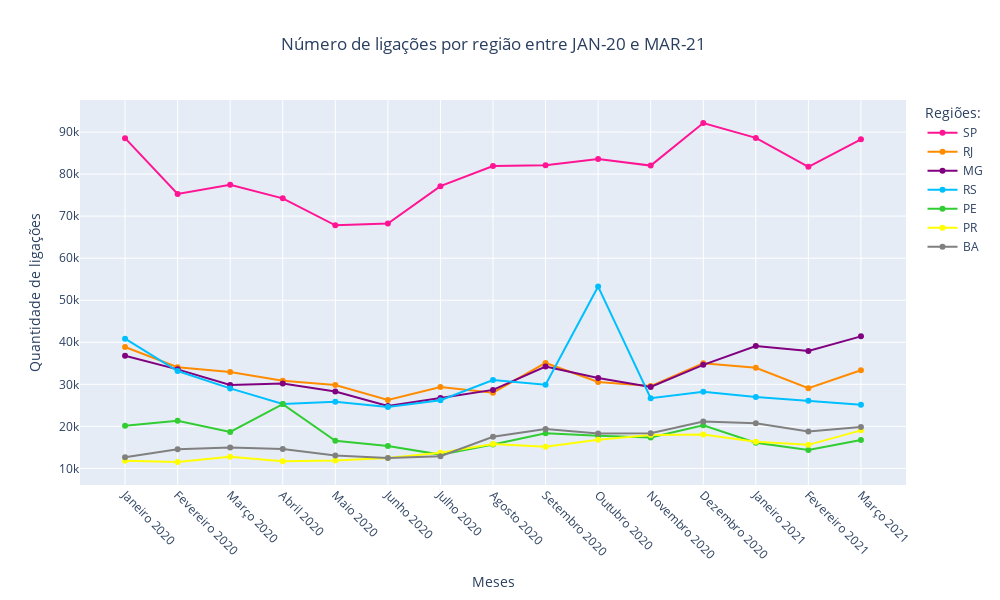

Write notebook code for a chart like this one.
### Code cell
# Gráfico 5 

SP= go.Scatter(x=dados_cvv['mes_ano'], y=dados_cvv['nsp'],
                    mode='lines+markers',
                    name='SP', line = dict(color='deeppink', width=2))
RJ= go.Scatter(x=dados_cvv['mes_ano'], y=dados_cvv['nrj'],
                    mode='lines+markers',
                    name='RJ', line = dict(color='darkorange', width=2))
MG= go.Scatter(x=dados_cvv['mes_ano'], y=dados_cvv['nmg'],
                    mode='lines+markers',
                    name='MG', line = dict(color='purple', width=2))                    
RS= go.Scatter(x=dados_cvv['mes_ano'], y=dados_cvv['nrs'],
                    mode='lines+markers',
                    name='RS', line = dict(color='deepskyblue', width=2))
PE= go.Scatter(x=dados_cvv['mes_ano'], y=dados['npe'],
                    mode='lines+markers',
                    name='PE', line = dict(color='limegreen', width=2))
PR= go.Scatter(x=dados_cvv['mes_ano'], y=dados_cvv['npr'],
                    mode='lines+markers',
                    name='PR', line = dict(color='yellow', width=2))
BA= go.Scatter(x=dados_cvv['mes_ano'], y=dados_cvv['nba'],
                    mode='lines+markers',
                    name='BA', line = dict(color='gray', width=2))
data= [SP, RJ, MG, RS, PE, PR, BA]
layout= go.Layout(title={
                    'text' : 'Número de ligações por região entre JAN-20 e MAR-21',
                    'x' : 0.5,
                    'xref' : 'paper',
                    'xanchor' : 'center'},
                   yaxis={'title':'Quantidade de ligações'},
                   xaxis={'title': 'Meses', 'tickangle' : 45},
                   legend_title="Regiões:",
                   height=600, width=1000)
fig = go.Figure(data= data, layout=layout)
fig.show()

### Figure 1 — Plotly figure (JSON) as saved in the notebook; plotly's stock layout.template omitted (floating-point values rounded to 4 significant figures)
{"data": [{"line": {"color": "deeppink", "width": 2}, "mode": "lines+markers", "name": "SP", "type": "scatter", "x": ["Janeiro 2020", "Fevereiro 2020", "Março 2020", "Abril 2020", "Maio 2020", "Junho 2020", "Julho 2020", "Agosto 2020", "Setembro 2020", "Outubro 2020", "Novembro 2020", "Dezembro 2020", "Janeiro 2021", "Fevereiro 2021", "Março 2021"], "y": [88545, 75267, 77484, 74228, 67817, 68229, 77131, 81909, 82117, 83588, 82022, 92152, 88613, 81720, 88282]}, {"line": {"color": "darkorange", "width": 2}, "mode": "lines+markers", "name": "RJ", "type": "scatter", "x": ["Janeiro 2020", "Fevereiro 2020", "Março 2020", "Abril 2020", "Maio 2020", "Junho 2020", "Julho 2020", "Agosto 2020", "Setembro 2020", "Outubro 2020", "Novembro 2020", "Dezembro 2020", "Janeiro 2021", "Fevereiro 2021", "Março 2021"], "y": [38875, 34067, 32909, 30847, 29831, 26277, 29349, 28007, 35080, 30581, 29586, 35039, 33948, 29079, 33348]}, {"line": {"color": "purple", "width": 2}, "mode": "lines+markers", "name": "MG", "type": "scatter", "x": ["Janeiro 2020", "Fevereiro 2020", "Março 2020", "Abril 2020", "Maio 2020", "Junho 2020", "Julho 2020", "Agosto 2020", "Setembro 2020", "Outubro 2020", "Novembro 2020", "Dezembro 2020", "Janeiro 2021", "Fevereiro 2021", "Março 2021"], "y": [36803, 33565, 29863, 30187, 28306, 24833, 26735, 28676, 34221, 31498, 29383, 34643, 39120, 37940, 41413]}, {"line": {"color": "deepskyblue", "width": 2}, "mode": "lines+markers", "name": "RS", "type": "scatter", "x": ["Janeiro 2020", "Fevereiro 2020", "Março 2020", "Abril 2020", "Maio 2020", "Junho 2020", "Julho 2020", "Agosto 2020", "Setembro 2020", "Outubro 2020", "Novembro 2020", "Dezembro 2020", "Janeiro 2021", "Fevereiro 2021", "Março 2021"], "y": [40858, 33160, 29029, 25305, 25871, 24595, 26212, 31043, 29892, 53253, 26711, 28239, 26977, 26102, 25161]}, {"line": {"color": "limegreen", "width": 2}, "mode": "lines+markers", "name": "PE", "type": "scatter", "x": ["Janeiro 2020", "Fevereiro 2020", "Março 2020", "Abril 2020", "Maio 2020", "Junho 2020", "Julho 2020", "Agosto 2020", "Setembro 2020", "Outubro 2020", "Novembro 2020", "Dezembro 2020", "Janeiro 2021", "Fevereiro 2021", "Março 2021"], "y": [20153, 21350, 18684, 25305, 16572, 15312, 13286, 15708, 18386, 17757, 17383, 20245, 16091, 14365, 16743]}, {"line": {"color": "yellow", "width": 2}, "mode": "lines+markers", "name": "PR", "type": "scatter", "x": ["Janeiro 2020", "Fevereiro 2020", "Março 2020", "Abril 2020", "Maio 2020", "Junho 2020", "Julho 2020", "Agosto 2020", "Setembro 2020", "Outubro 2020", "Novembro 2020", "Dezembro 2020", "Janeiro 2021", "Fevereiro 2021", "Março 2021"], "y": [11846, 11529, 12797, 11727, 11892, 12472, 13755, 15809, 15166, 16840, 17955, 18043, 16334, 15611, 19057]}, {"line": {"color": "gray", "width": 2}, "mode": "lines+markers", "name": "BA", "type": "scatter", "x": ["Janeiro 2020", "Fevereiro 2020", "Março 2020", "Abril 2020", "Maio 2020", "Junho 2020", "Julho 2020", "Agosto 2020", "Setembro 2020", "Outubro 2020", "Novembro 2020", "Dezembro 2020", "Janeiro 2021", "Fevereiro 2021", "Março 2021"], "y": [12633, 14570, 14996, 14614, 13103, 12466, 12897, 17525, 19361, 18326, 18365, 21164, 20745, 18803, 19847]}], "layout": {"height": 600, "legend": {"title": {"text": "Regiões:"}}, "title": {"text": "Número de ligações por região entre JAN-20 e MAR-21", "x": 0.5, "xanchor": "center", "xref": "paper"}, "width": 1000, "xaxis": {"tickangle": 45, "title": {"text": "Meses"}}, "yaxis": {"title": {"text": "Quantidade de ligações"}}}}
